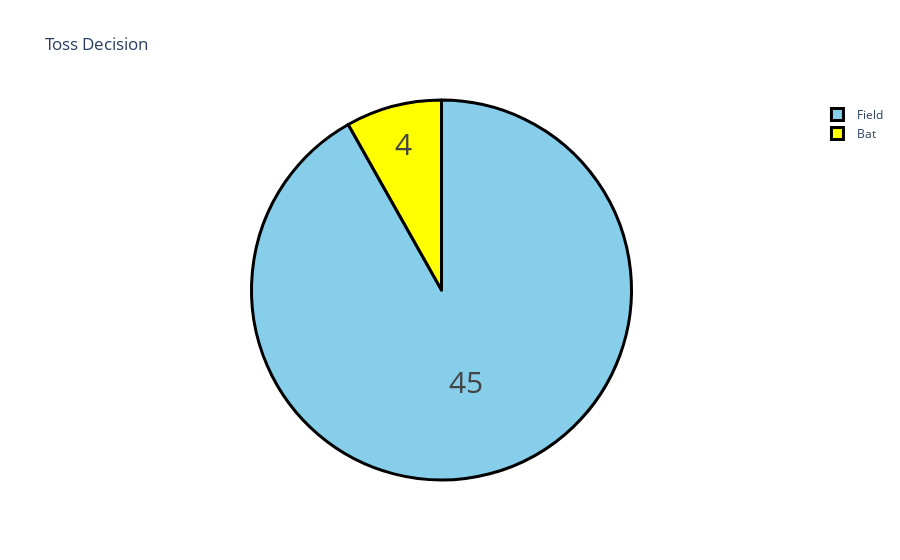

The notebook cell this image was saved under:
### Markdown cell above
## Now let’s see what most teams prefer (batting or fielding) after winning the toss:

### Code cell
toss = data["toss_decision"].value_counts()
label = toss.index
counts = toss.values
colors = ['skyblue','yellow']

fig = go.Figure(data=[go.Pie(labels=label, values=counts)])
fig.update_layout(title_text='Toss Decision')
fig.update_traces(hoverinfo='label+percent', 
                  textinfo='value', textfont_size=30,
                  marker=dict(colors=colors, 
                              line=dict(color='black', width=3)))
fig.show()

### Figure 1 — Plotly figure (JSON) as saved in the notebook; plotly's stock layout.template omitted (floating-point values rounded to 4 significant figures)
{"data": [{"hoverinfo": "label+percent", "labels": ["Field", "Bat"], "marker": {"colors": ["skyblue", "yellow"], "line": {"color": "black", "width": 3}}, "textfont": {"size": 30}, "textinfo": "value", "type": "pie", "values": [45, 4]}], "layout": {"title": {"text": "Toss Decision"}}}
